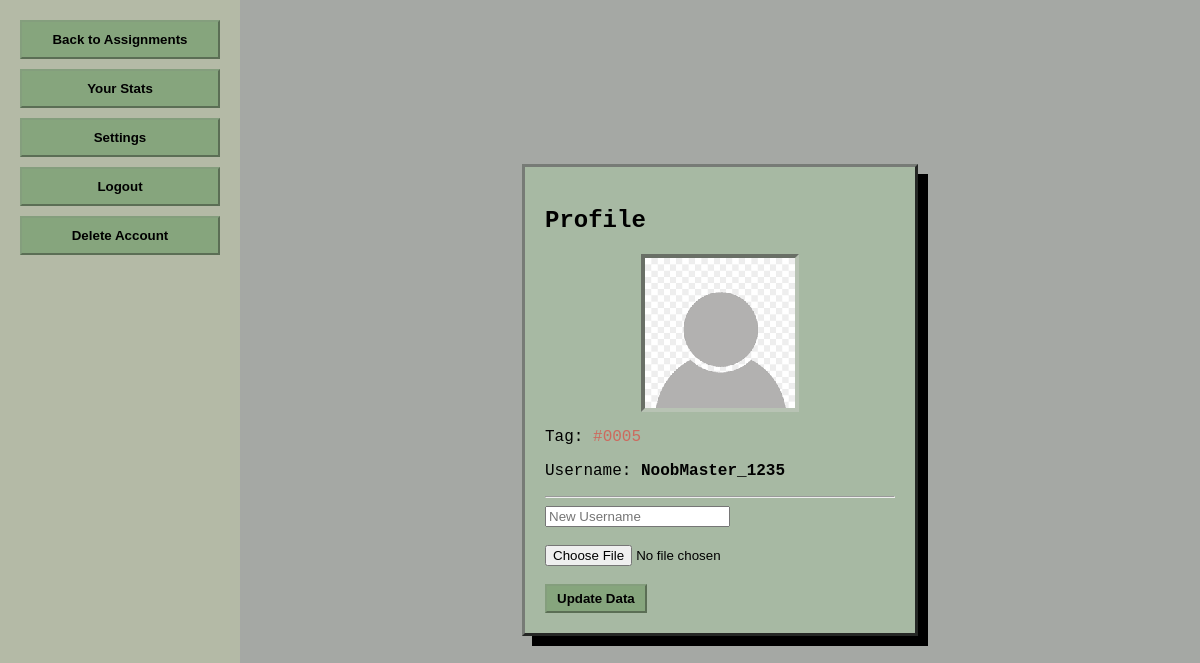
The app's page /profile (signed in) with its own data.
### tables this page shows
CREATE TABLE users (
                id INTEGER PRIMARY KEY AUTOINCREMENT,
                username TEXT UNIQUE NOT NULL,
                tag TEXT UNIQUE NOT NULL,
                pfp_url TEXT NOT NULL,
                dark_mode INTEGER NOT NULL DEFAULT 0
            );

### app.py (the view, shortened to what this page needs)
@app.route('/profile', methods=['GET', 'POST'])
def profile():
    user = get_current_user()
    if not user:
        return redirect(url_for('login'))
    return render_template('profile.html', user=user)

### app.py (called while the page is built)
def get_db():
    conn = sqlite3.connect(app.config['DATABASE'])
    conn.row_factory = sqlite3.Row
    return conn

def init_db():
    with get_db() as conn:
        conn.execute(
            '''
            CREATE TABLE IF NOT EXISTS users (
                id INTEGER PRIMARY KEY AUTOINCREMENT,
                username TEXT UNIQUE NOT NULL,
                tag TEXT UNIQUE NOT NULL,
                pfp_url TEXT NOT NULL,
                dark_mode INTEGER NOT NULL DEFAULT 0
            )
            '''
        )
        conn.execute(
            '''
            CREATE TABLE IF NOT EXISTS assignments (
                id INTEGER PRIMARY KEY AUTOINCREMENT,
                user_id INTEGER NOT NULL,
                task TEXT NOT NULL,
                due TEXT NOT NULL,
                difficulty TEXT NOT NULL,
                completed INTEGER NOT NULL DEFAULT 0,
                FOREIGN KEY(user_id) REFERENCES users(id)
            )
            '''
        )

@app.before_request
def setup_database():
    init_db()

def get_user_by_id(user_id):
    if not user_id:
        return None
    row = get_db().execute('SELECT * FROM users WHERE id = ?', (user_id,)).fetchone()
    return dict(row) if row else None

def get_current_user():
    return get_user_by_id(session.get('user_id'))

### templates/profile.html (shortened to what this page needs)
<!DOCTYPE html>
<html>
<head>
    <link rel="stylesheet" href="{{ url_for('static', filename='style.css') }}">
</head>
<body class="{{ 'dark' if user and user.dark_mode else '' }}">
    <nav>
        <ul>
            <li><button><a href="{{ url_for('home') }}">Back to Assignments</a></button></li>
            <li><button><a href="{{ url_for('stats') }}">Your Stats</a></button></li>
            <li><button><a href="{{ url_for('settings') }}">Settings</a></button></li>
            <li><button><a href="{{ url_for('logout') }}">Logout</a></button></li>
            <li><button><a href="{{ url_for('delete_account') }}">Delete Account</a></button></li>
        </ul>
    </nav>
    <main>
        <div class="profile-card">
            <h2>Profile</h2>
            <div class="pfp-container">
                <img src="{{ user.pfp_url if user.pfp_url.startswith('/') else url_for('static', filename=user.pfp_url) }}" alt="Profile Photo">
            </div>
            <p>Tag: <span style="color: rgba(255, 3, 3, 0.427);">#{{ user.tag }}</span></p>
            <p>Username: <strong>{{ user.username }}</strong></p>
            <hr>
            <form method="POST" enctype="multipart/form-data">
                <input type="text" name="username" placeholder="New Username"><br><br>
                <input type="file" name="pfp_file"><br><br>
                <button type="submit">Update Data</button>
            </form>
        </div>
    </main>
</body>
</html>

### static/style.css (style rules this page uses)
a:link { color: black; text-decoration: none; font-family:Verdana, Geneva, Tahoma, sans-serif; }
body { color: rgb(0, 0, 0); display: flex; min-height: 100vh; margin: 0; }
.profile-card { background: #a7b9a3; border: 3px outset #777b76; padding: 20px; width: 350px; margin: 20px auto; font-family: 'Courier New', monospace; box-shadow: 10px 10px 0px #000; }
main { flex: 1; background-color: #a5a8a4; display: flex; flex-direction: column; justify-content: center; align-items: center; }
.pfp-container { width: 150px; height: 150px; border: 4px inset #b8c3b4; background: #000; margin: 0 auto 15px; display: flex; align-items: center; justify-content: center; overflow: hidden; }
.pfp-container img { width: 100%; height: 100%; object-fit: cover; image-rendering: pixelated; }
button { background: #86a57d; border: 2px outset #83997d90; cursor: pointer; padding: 5px 10px; font-weight: bold; }
nav { width: 200px; background: #b4baa6; padding: 20px; display: flex; flex-direction: column; }
nav ul { list-style-type: none; padding: 0; margin: 0; display: flex; flex-direction: column; gap: 10px; }
nav li { display: flex; }
nav button { width: 100%; padding: 10px; }

### records on screen
users: pfp_url (picture), tag "0005", username "NoobMaster_1235"
